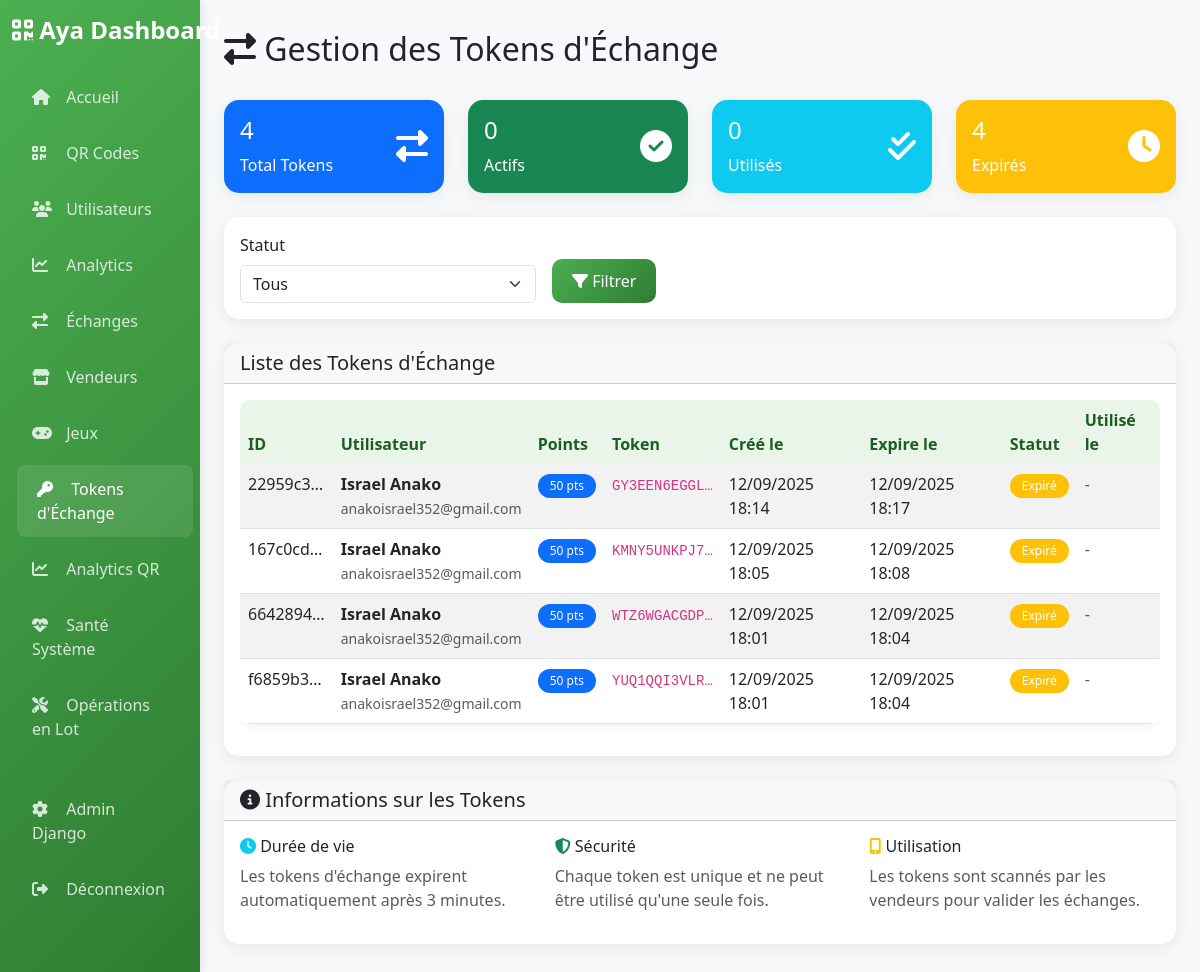
Page /dashboard/exchange-tokens/ (signed in) on the committed database.
### qr_codes/models.py (models this page shows, shortened)
class ExchangeToken(models.Model):
    id = models.UUIDField(primary_key=True, default=uuid.uuid4, editable=False)
    user = models.ForeignKey(User, on_delete=models.CASCADE, related_name='exchange_tokens')
    points = models.IntegerField()
    token = models.CharField(max_length=100, unique=True)
    expires_at = models.DateTimeField()
    is_used = models.BooleanField(default=False)
    used_at = models.DateTimeField(null=True, blank=True)
    created_at = models.DateTimeField(auto_now_add=True)
    class Meta:
        db_table = 'exchange_tokens'
        verbose_name = 'Exchange Token'
        verbose_name_plural = 'Exchange Tokens'
        ordering = ['-created_at']
    @property
    def is_expired(self):
        return timezone.now() > self.expires_at

### authentication/models.py (models this page shows, shortened)
class User(AbstractUser):
    id = models.UUIDField(primary_key=True, default=uuid.uuid4, editable=False)
    email = models.EmailField(unique=True)
    first_name = models.CharField(max_length=30)
    last_name = models.CharField(max_length=30)
    available_points = models.IntegerField(default=0)
    exchanged_points = models.IntegerField(default=0)
    collected_qr_codes = models.IntegerField(default=0)
    personal_qr_code = models.CharField(max_length=100, unique=True, blank=True)
    created_at = models.DateTimeField(auto_now_add=True)
    last_login_at = models.DateTimeField(null=True, blank=True)
    USERNAME_FIELD = 'email'
    REQUIRED_FIELDS = ['first_name', 'last_name']
    objects = UserManager()
    class Meta:
        db_table = 'auth_user'
        verbose_name = 'User'
        verbose_name_plural = 'Users'
    @property
    def full_name(self):
        return f"{self.first_name} {self.last_name}"

### dashboard/views.py (the view)
# urls.py: path('exchange-tokens/', views.exchange_tokens_management, name='exchange_tokens'),
@login_required
@user_passes_test(is_admin)
def exchange_tokens_management(request):
    status_filter = request.GET.get('status', 'all')
    tokens = ExchangeToken.objects.select_related('user').all()
    if status_filter == 'active':
        tokens = tokens.filter(is_used=False, expires_at__gt=timezone.now())
    elif status_filter == 'used':
        tokens = tokens.filter(is_used=True)
    elif status_filter == 'expired':
        tokens = tokens.filter(is_used=False, expires_at__lte=timezone.now())
    total_tokens = ExchangeToken.objects.count()
    active_tokens = ExchangeToken.objects.filter(
        is_used=False,
        expires_at__gt=timezone.now()
    ).count()
    used_tokens = ExchangeToken.objects.filter(is_used=True).count()
    expired_tokens = ExchangeToken.objects.filter(
        is_used=False,
        expires_at__lte=timezone.now()
    ).count()
    paginator = Paginator(tokens, 20)
    page_number = request.GET.get('page')
    page_obj = paginator.get_page(page_number)
    context = {
        'page_obj': page_obj,
        'status_filter': status_filter,
        'total_tokens': total_tokens,
        'active_tokens': active_tokens,
        'used_tokens': used_tokens,
        'expired_tokens': expired_tokens,
    }
    return render(request, 'dashboard/exchange_tokens.html', context)

### dashboard/views.py (called while the page is built)
def is_admin(user):
    return user.is_staff or user.is_superuser

### dashboard/templates/dashboard/exchange_tokens.html (shortened to what this page needs)
{% extends 'dashboard/base.html' %}
{% load static %}
{% block content %}
<div class="d-flex justify-content-between align-items-center mb-4">
    <h2><i class="fas fa-exchange-alt"></i> Gestion des Tokens d'Échange</h2>
</div>
<div class="row mb-4">
    <div class="col-md-3">
        <div class="card bg-primary text-white">
            <div class="card-body">
                <div class="d-flex justify-content-between">
                    <div>
                        <h4>{{ total_tokens }}</h4>
                        <p class="mb-0">Total Tokens</p>
                    </div>
                    <div class="align-self-center">
                        <i class="fas fa-exchange-alt fa-2x"></i>
                    </div>
                </div>
            </div>
        </div>
    </div>
    <div class="col-md-3">
        <div class="card bg-success text-white">
            <div class="card-body">
                <div class="d-flex justify-content-between">
                    <div>
                        <h4>{{ active_tokens }}</h4>
                        <p class="mb-0">Actifs</p>
                    </div>
                    <div class="align-self-center">
                        <i class="fas fa-check-circle fa-2x"></i>
                    </div>
                </div>
            </div>
        </div>
    </div>
    <div class="col-md-3">
        <div class="card bg-info text-white">
            <div class="card-body">
                <div class="d-flex justify-content-between">
                    <div>
                        <h4>{{ used_tokens }}</h4>
                        <p class="mb-0">Utilisés</p>
                    </div>
                    <div class="align-self-center">
                        <i class="fas fa-check-double fa-2x"></i>
                    </div>
                </div>
            </div>
        </div>
    </div>
    <div class="col-md-3">
        <div class="card bg-warning text-white">
            <div class="card-body">
                <div class="d-flex justify-content-between">
                    <div>
                        <h4>{{ expired_tokens }}</h4>
                        <p class="mb-0">Expirés</p>
                    </div>
                    <div class="align-self-center">
                        <i class="fas fa-clock fa-2x"></i>
                    </div>
                </div>
            </div>
        </div>
    </div>
</div>
<div class="card mb-4">
    <div class="card-body">
        <form method="GET" class="row g-3">
            <div class="col-md-4">
                <label for="status" class="form-label">Statut</label>
                <select name="status" id="status" class="form-select">
                    <option value="all" {% if status_filter == 'all' %}selected{% endif %}>Tous</option>
                </select>
            </div>
            <div class="col-md-4 d-flex align-items-end">
                <button type="submit" class="btn btn-primary">
                    <i class="fas fa-filter"></i> Filtrer
                </button>
            </div>
        </form>
    </div>
</div>
<div class="card">
    <div class="card-header">
        <h5 class="mb-0">Liste des Tokens d'Échange</h5>
    </div>
    <div class="card-body">
        {% if page_obj %}
        <div class="table-responsive">
            <table class="table table-striped">
                <thead>
                    <tr>
                        <th>ID</th>
                        <th>Utilisateur</th>
                        <th>Points</th>
                        <th>Token</th>
                        <th>Créé le</th>
                        <th>Expire le</th>
                        <th>Statut</th>
                        <th>Utilisé le</th>
                    </tr>
                </thead>
                <tbody>
                    {% for token in page_obj %}
                    <tr>
                        <td>{{ token.id|truncatechars:8 }}</td>
                        <td>
                            <strong>{{ token.user.full_name }}</strong>
                            <br>
                            <small class="text-muted">{{ token.user.email }}</small>
                        </td>
                        <td>
                            <span class="badge bg-primary">{{ token.points }} pts</span>
                        </td>
                        <td>
                            <code>{{ token.token|truncatechars:12 }}</code>
                        </td>
                        <td>{{ token.created_at|date:"d/m/Y H:i" }}</td>
                        <td>{{ token.expires_at|date:"d/m/Y H:i" }}</td>
                        <td>
                            {% if token.is_used %}
                                <span class="badge bg-success">Utilisé</span>
                            {% elif token.is_expired %}
                                <span class="badge bg-warning">Expiré</span>
                            {% else %}
                                <span class="badge bg-info">Actif</span>
                            {% endif %}
                        </td>
                        <td>
                            {% if token.used_at %}
                                {{ token.used_at|date:"d/m/Y H:i" }}
                            {% else %}
                                <span class="text-muted">-</span>
                            {% endif %}
                        </td>
                    </tr>
                    {% endfor %}
                </tbody>
            </table>
        </div>
        {% else %}
        <div class="text-center py-5">
            <i class="fas fa-exchange-alt fa-3x text-muted mb-3"></i>
            <h5 class="text-muted">Aucun token trouvé</h5>
            <p class="text-muted">Aucun token d'échange n'a encore été créé.</p>
        </div>
        {% endif %}
    </div>
</div>
<div class="card mt-4">
    <div class="card-header">
        <h5 class="mb-0"><i class="fas fa-info-circle"></i> Informations sur les Tokens</h5>
    </div>
    <div class="card-body">
        <div class="row">
            <div class="col-md-4">
                <h6><i class="fas fa-clock text-info"></i> Durée de vie</h6>
                <p class="text-muted">Les tokens d'échange expirent automatiquement après 3 minutes.</p>
            </div>
            <div class="col-md-4">
                <h6><i class="fas fa-shield-alt text-success"></i> Sécurité</h6>
                <p class="text-muted">Chaque token est unique et ne peut être utilisé qu'une seule fois.</p>
            </div>
            <div class="col-md-4">
                <h6><i class="fas fa-mobile-alt text-warning"></i> Utilisation</h6>
                <p class="text-muted">Les tokens sont scannés par les vendeurs pour valider les échanges.</p>
            </div>
        </div>
    </div>
</div>
{% endblock %}

### dashboard/templates/dashboard/base.html (style rules this page uses)
:root { --primary-color: #4CAF50; --secondary-color: #2E7D32; --accent-color: #66BB6A; --dark-color: #1B5E20; --light-color: #E8F5E8; }
body { background-color: #f8f9fa; font-family: 'Segoe UI', Tahoma, Geneva, Verdana, sans-serif; }
.card { border: none; border-radius: 15px; box-shadow: 0 4px 20px rgba(0,0,0,0.08); transition: transform 0.3s ease, box-shadow 0.3s ease; }
.btn-primary { background: linear-gradient(135deg, var(--primary-color), var(--secondary-color)); border: none; border-radius: 10px; padding: 10px 20px; font-weight: 500; transition: all 0.3s ease; }
.table { border-radius: 10px; overflow: hidden; box-shadow: 0 2px 10px rgba(0,0,0,0.05); }
.table thead th { background-color: var(--light-color); border: none; font-weight: 600; color: var(--dark-color); }
.badge { border-radius: 20px; padding: 6px 12px; font-weight: 500; }

### rows in the picture
ExchangeToken: id "22959c3…", user.full_name "Israel Anako", user.email "anakoisrael352@gmail.com", points "50", token "GY3EEN6EGGL…", created_at "12/09/2025 18:14", expires_at "12/09/2025 18:17", is_used "Expiré"
ExchangeToken: id "167c0cd…", user.full_name "Israel Anako", user.email "anakoisrael352@gmail.com", points "50", token "KMNY5UNKPJ7…", created_at "12/09/2025 18:05", expires_at "12/09/2025 18:08", is_used "Expiré"
ExchangeToken: id "6642894…", user.full_name "Israel Anako", user.email "anakoisrael352@gmail.com", points "50", token "WTZ6WGACGDP…", created_at "12/09/2025 18:01", expires_at "12/09/2025 18:04", is_used "Expiré"
ExchangeToken: id "f6859b3…", user.full_name "Israel Anako", user.email "anakoisrael352@gmail.com", points "50", token "YUQ1QQI3VLR…", created_at "12/09/2025 18:01", expires_at "12/09/2025 18:04", is_used "Expiré"

### other values in the picture
{{ total_tokens }} "4"
{{ active_tokens }} "0"
{{ used_tokens }} "0"
{{ expired_tokens }} "4"
